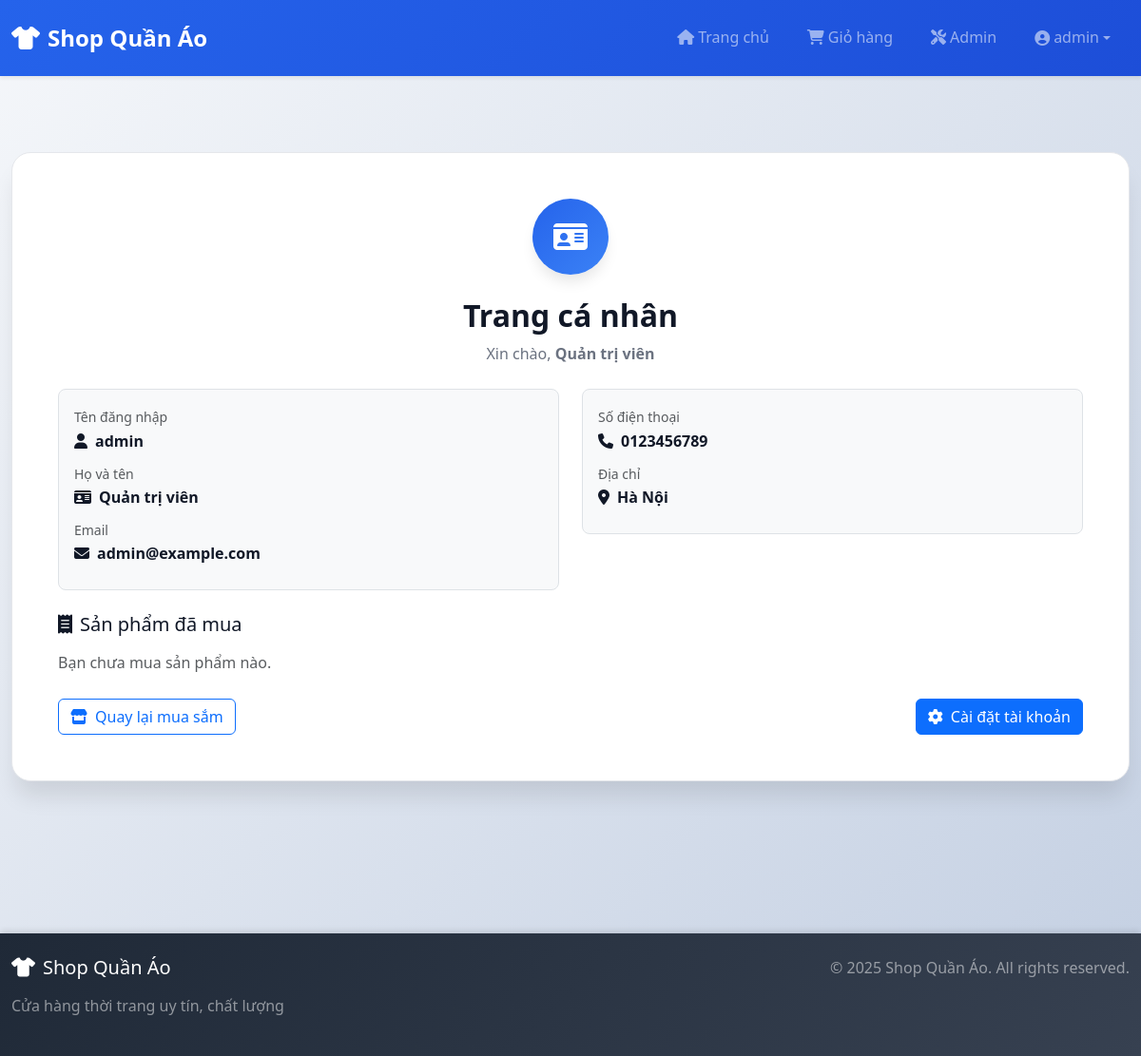
Screenshot of /profile (signed in) with the database file from the repository.
### tables this page shows
CREATE TABLE users (
        id INTEGER PRIMARY KEY AUTOINCREMENT,
        fullname TEXT,
        email TEXT,
        phone TEXT,
        address TEXT,
        username TEXT UNIQUE,
        password TEXT,
        role TEXT DEFAULT 'user'   -- 'admin' hoặc 'user'
    );

### app.py (the view)
@app.route("/profile")
def profile():
    if "user" not in session:
        return redirect("/login")
    conn = get_db()
    c = conn.cursor()
    c.execute("SELECT * FROM users WHERE username=?", (session["user"],))
    user = c.fetchone()
    if user is None:
        return redirect("/logout")
    c.execute(
        """
        SELECT p.id, p.ten, p.gia, pu.created_at
        FROM purchases pu
        JOIN sanpham p ON pu.product_id = p.id
        WHERE pu.user_id = ?
        ORDER BY pu.created_at DESC
        """,
        (user["id"],),
    )
    purchased_items = c.fetchall()
    return render_template("profile.html", user=user, purchased_items=purchased_items)

### app.py (called while the page is built)
def get_db():
    if 'db' not in g:
        g.db = sqlite3.connect(current_app.config['DATABASE'])
        g.db.row_factory = sqlite3.Row
    return g.db

### templates/profile.html
{% extends "base.html" %}
{% block content %}
<div class="auth-container">
    <div class="auth-card">
        <div class="auth-header text-center mb-4">
            <div class="auth-icon-wrapper">
                <i class="fas fa-id-card"></i>
            </div>
            <h2 class="auth-title">Trang cá nhân</h2>
            <p class="auth-subtitle">Xin chào, <strong>{{ user['fullname'] or user['username'] }}</strong></p>
        </div>
        <div class="row g-4 mb-4">
            <div class="col-md-6">
                <div class="border rounded-3 p-3 bg-light">
                    <div class="mb-2">
                        <span class="text-muted small">Tên đăng nhập</span>
                        <div class="fw-semibold">
                            <i class="fas fa-user me-2"></i>{{ user['username'] }}
                        </div>
                    </div>
                    <div class="mb-2">
                        <span class="text-muted small">Họ và tên</span>
                        <div class="fw-semibold">
                            <i class="fas fa-id-card me-2"></i>{{ user['fullname'] or 'Chưa cập nhật' }}
                        </div>
                    </div>
                    <div class="mb-2">
                        <span class="text-muted small">Email</span>
                        <div class="fw-semibold">
                            <i class="fas fa-envelope me-2"></i>{{ user['email'] or 'Chưa cập nhật' }}
                        </div>
                    </div>
                </div>
            </div>
            <div class="col-md-6">
                <div class="border rounded-3 p-3 bg-light">
                    <div class="mb-2">
                        <span class="text-muted small">Số điện thoại</span>
                        <div class="fw-semibold">
                            <i class="fas fa-phone me-2"></i>{{ user['phone'] or 'Chưa cập nhật' }}
                        </div>
                    </div>
                    <div class="mb-2">
                        <span class="text-muted small">Địa chỉ</span>
                        <div class="fw-semibold">
                            <i class="fas fa-map-marker-alt me-2"></i>{{ user['address'] or 'Chưa cập nhật' }}
                        </div>
                    </div>
                </div>
            </div>
        </div>
        <div class="mt-4">
            <h5 class="mb-3">
                <i class="fas fa-receipt me-2"></i>Sản phẩm đã mua
            </h5>
            {% if purchased_items and purchased_items|length > 0 %}
            <div class="table-responsive">
                <table class="table align-middle">
                    <thead class="table-light">
                        <tr>
                            <th scope="col">Sản phẩm</th>
                            <th scope="col">Giá</th>
                            <th scope="col">Thời gian mua</th>
                        </tr>
                    </thead>
                    <tbody>
                        {% for item in purchased_items %}
                        <tr>
                            <td>
                                <a href="/product/{{ item['id'] }}" class="text-decoration-none">
                                    {{ item['ten'] }}
                                </a>
                            </td>
                            <td>{{ item['gia']|int }} VNĐ</td>
                            <td>{{ item['created_at'] }}</td>
                        </tr>
                        {% endfor %}
                    </tbody>
                </table>
            </div>
            {% else %}
            <p class="text-muted">Bạn chưa mua sản phẩm nào.</p>
            {% endif %}
        </div>
        <div class="d-flex justify-content-between mt-4">
            <a href="/" class="btn btn-outline-primary">
                <i class="fas fa-store me-2"></i>Quay lại mua sắm
            </a>
            <a href="/settings" class="btn btn-primary">
                <i class="fas fa-cog me-2"></i>Cài đặt tài khoản
            </a>
        </div>
    </div>
</div>
{% endblock %}

### static/css/style.css (style rules this page uses)
:root { --primary-color: #2563eb; --primary-dark: #1d4ed8; --primary-light: #3b82f6; --secondary-color: #10b981; --danger-color: #ef4444; --warning-color: #f59e0b; --dark-color: #1f2937; --light-color: #f9fafb; --border-color: #e5e7eb; --text-dark: #111827; --text-muted: #6b7280; --shadow-sm: 0 1px 2px 0 rgba(0, 0, 0, 0.05); --shadow-md: 0 4px 6px -1px rgba(0, 0, 0, 0.1); --shadow-lg: 0 10px 15px -3px rgba(0, 0, 0, 0.1); --shadow-xl: 0 20px 25px -5px rgba(0, 0, 0, 0.1); --transition: all 0.3s ease; }
* { margin: 0; padding: 0; box-sizing: border-box; }
body { font-family: 'Segoe UI', Tahoma, Geneva, Verdana, sans-serif; background: linear-gradient(135deg, #f5f7fa 0%, #c3cfe2 100%); min-height: 100vh; color: var(--text-dark); line-height: 1.6; }
.auth-container { display: flex; justify-content: center; align-items: flex-start; min-height: 60vh; padding: 2rem 0; }
.auth-card { background: #fff; border-radius: 20px; padding: 3rem; box-shadow: var(--shadow-xl); width: 100%; max-width: 100%; border: 1px solid var(--border-color); }
.auth-header { margin-bottom: 2rem; }
.auth-icon-wrapper { width: 80px; height: 80px; margin: 0 auto 1.5rem; background: linear-gradient(135deg, var(--primary-color), var(--primary-light)); border-radius: 50%; display: flex; align-items: center; justify-content: center; font-size: 2rem; color: #fff; box-shadow: var(--shadow-lg); }
.auth-title { font-size: 2rem; font-weight: 700; color: var(--text-dark); margin-bottom: 0.5rem; }
.auth-subtitle { color: var(--text-muted); font-size: 1rem; }
.product-card, .cart-item, .auth-card, .action-card { animation: fadeIn 0.5s ease-out; }
html { scroll-behavior: smooth; }

### rows the page displays
users: fullname "Quản trị viên", username "admin", email "admin@example.com", phone "0123456789", address "Hà Nội"

### other values shown
{{ session['user'] }} "admin"
